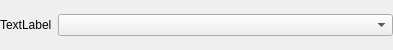
<?xml version="1.0" encoding="UTF-8"?>
<ui version="4.0">
 <class>EditorEnum</class>
 <widget class="QWidget" name="EditorEnum">
  <property name="geometry">
   <rect>
    <x>0</x>
    <y>0</y>
    <width>393</width>
    <height>50</height>
   </rect>
  </property>
  <property name="minimumSize">
   <size>
    <width>300</width>
    <height>30</height>
   </size>
  </property>
  <property name="windowTitle">
   <string>Param</string>
  </property>
  <layout class="QVBoxLayout" name="verticalLayout">
   <property name="leftMargin">
    <number>0</number>
   </property>
   <property name="topMargin">
    <number>0</number>
   </property>
   <property name="rightMargin">
    <number>0</number>
   </property>
   <property name="bottomMargin">
    <number>0</number>
   </property>
   <item>
    <layout class="QHBoxLayout" name="_layout_h" stretch="0,4">
     <item>
      <widget class="QLabel" name="_paramname_label">
       <property name="text">
        <string>TextLabel</string>
       </property>
      </widget>
     </item>
     <item>
      <widget class="QComboBox" name="_combobox">
       <property name="minimumSize">
        <size>
         <width>30</width>
         <height>20</height>
        </size>
       </property>
      </widget>
     </item>
    </layout>
   </item>
  </layout>
 </widget>
 <resources/>
 <connections/>
</ui>
